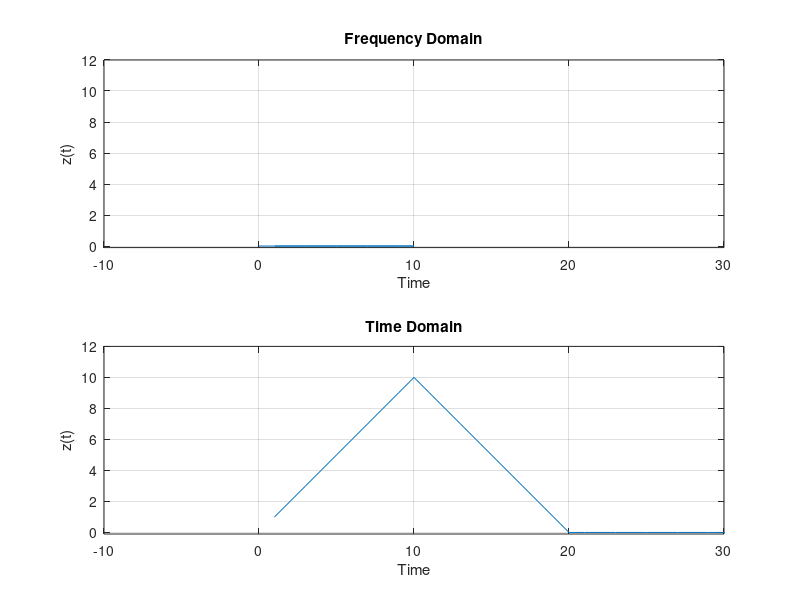

MATLAB code for this plot:
N = 100; PulseWidth = 10;
t = [0:1:(N-1)];
x = [ones(1,PulseWidth), zeros(1,N-PulseWidth)];
Xf = fft(x);
z = Xf.*Xf;
z2 = ifft(z);
subplot(211);plot(z2);grid on;
title('Frequency Domain')
xlabel('Time');
ylabel('z(t)');
axis([-10 30 -0.1 12]);

% --------------------------------------------------------------------

u = @(t) 1.0*(t>=0);
D = zeros(size(t));
x = [ones(1,PulseWidth), zeros(1,N-PulseWidth)];
D = conv(x,x);
subplot(212);plot(D);grid on;
title('Time Domain')
xlabel('Time');
ylabel('z(t)');
axis([-10 30 -0.1 12]);